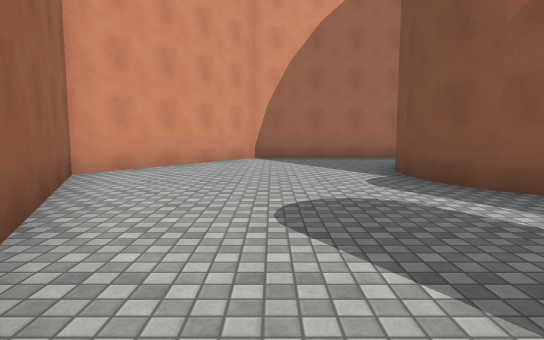
view 1 (above)

21 first-person views from a walk through a 3-D level made in the Unity game engine. The camera is 1.3 m above the floor, tilts 6° down and sees 75° across. The floor is counted in squares, 2 m on a side. Each view is taken from the middle of a square. On the plan, view 1 faces up. The plan holds only what a view shows up to about 10 squares ahead; the rest is blank. The place goes on beyond the plan. The player character is not drawn. Surface patterns are stand-ins for the level's own textures.

view 2
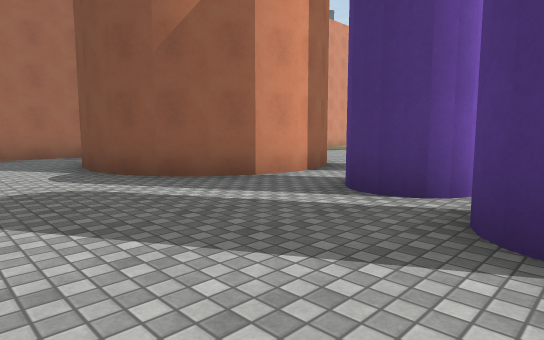

view 3
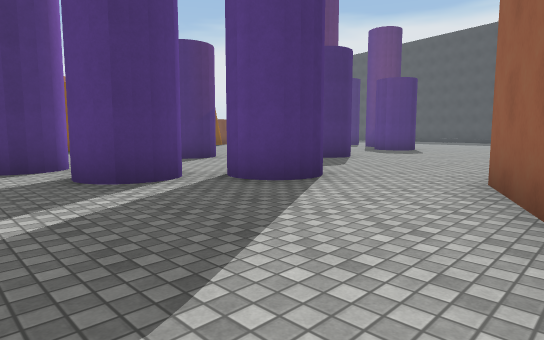

view 4
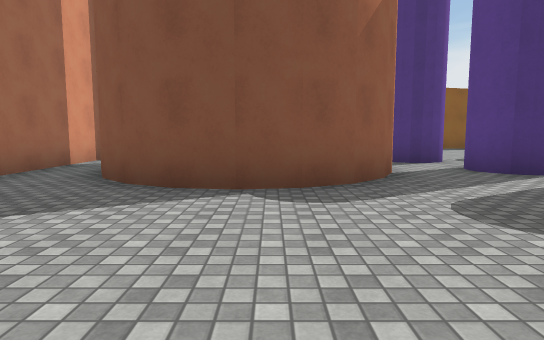

view 5
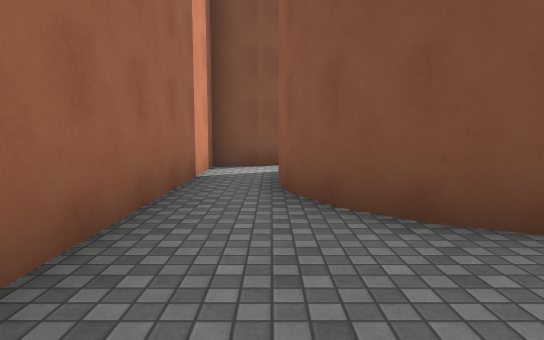

view 6
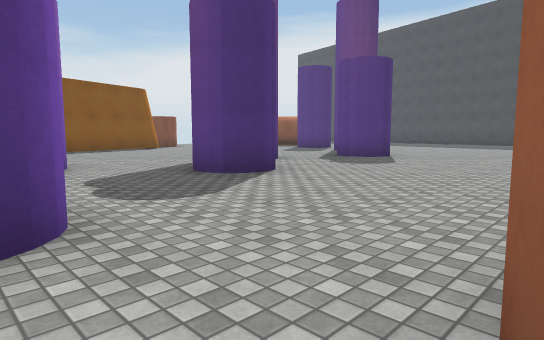

view 7
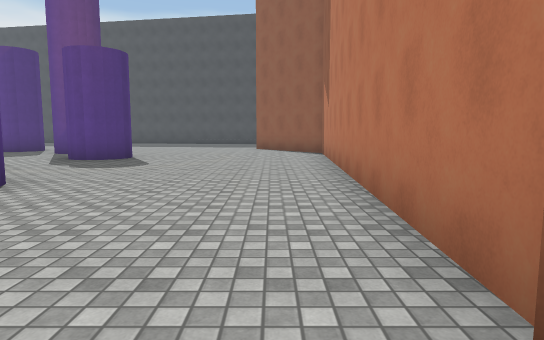

view 8
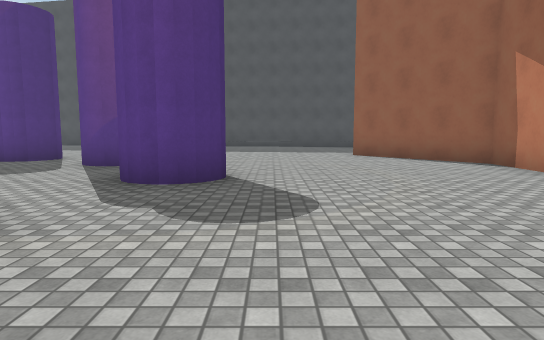

view 9
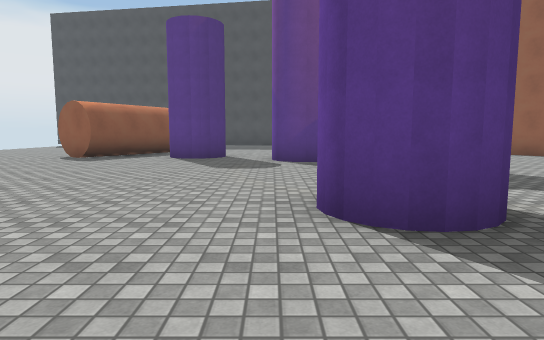

view 10
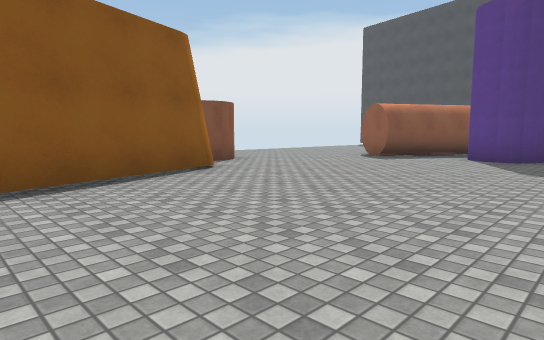

view 11
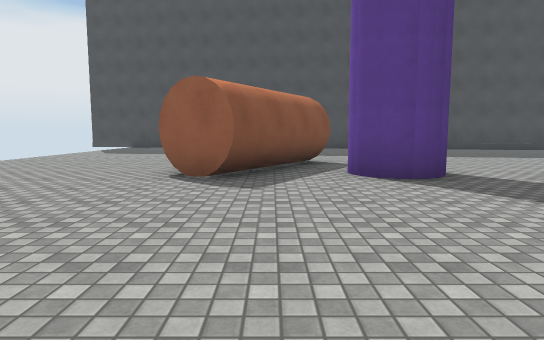

view 12
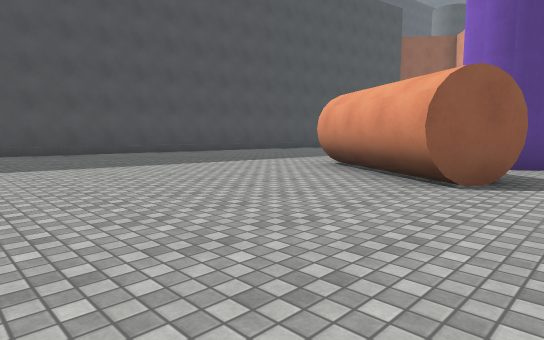

view 13
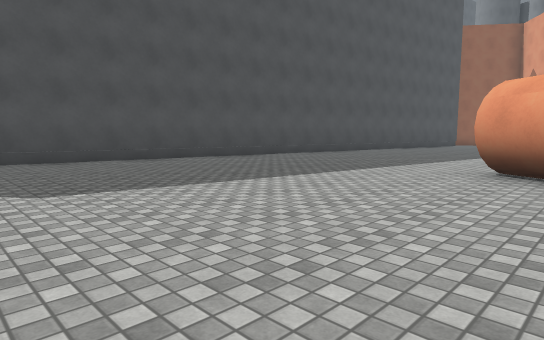

view 14
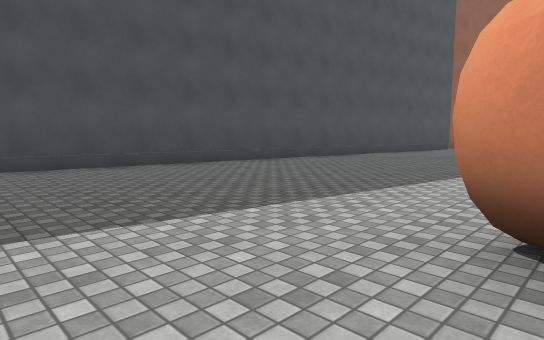

view 15
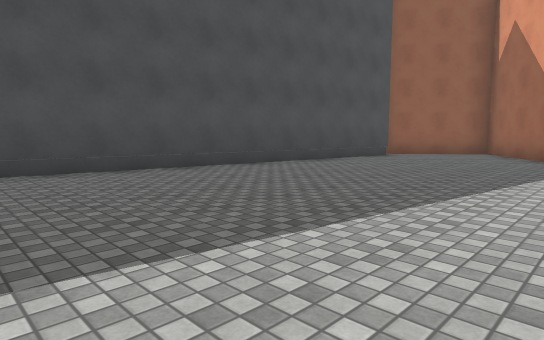

view 16
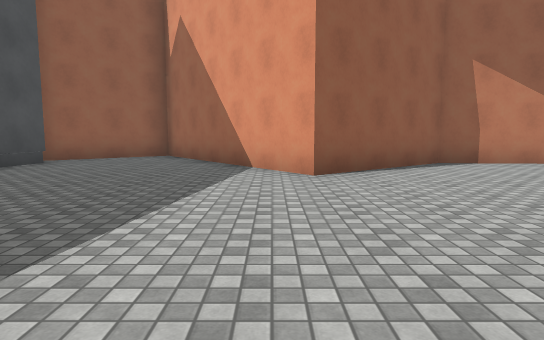

view 17
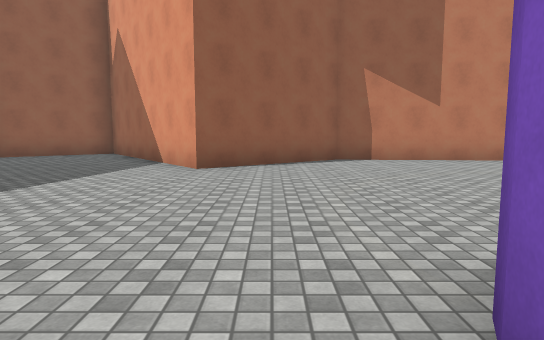

view 18
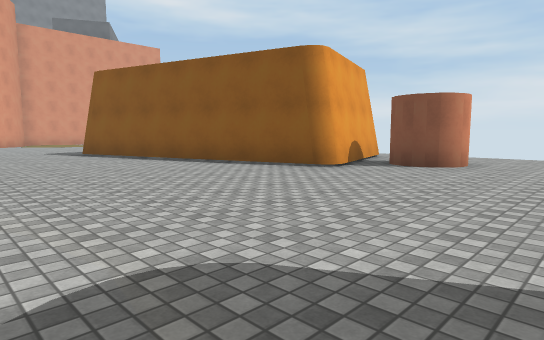

view 19
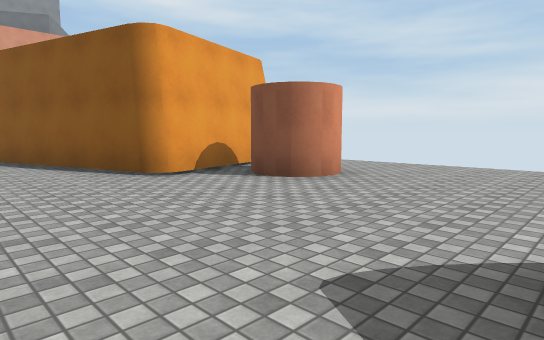

view 20
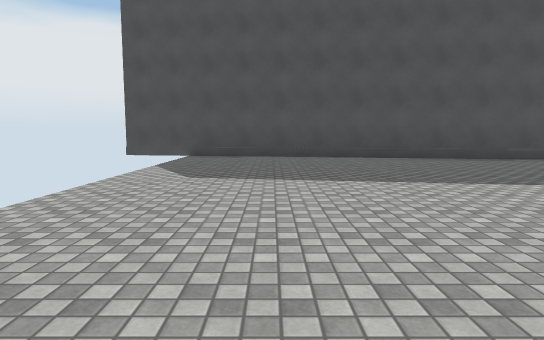

view 21
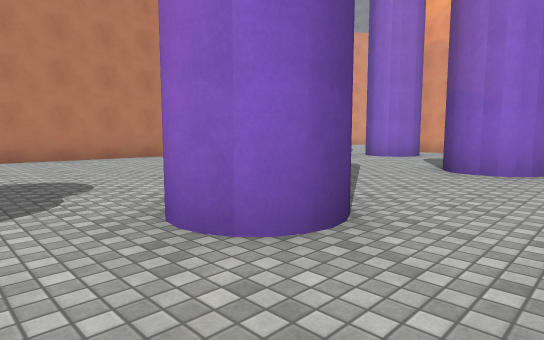

### Floor plan
Key: @ floor where view 1 was taken; # wall or solid block; x gap in a wall; . floor.
Columns run from 3 left of view 1 to 19 right of it. Each row starts with its distance up from view 1.
 10   #########
  9  ##.......#
  8  #........#
  7 ##....###
  6 #....##
  5 #....##
  4 #.....####
  3 ##.....##.
  2  #.......#
  1    ....#x#.
  0   #@...#...
 -1   #...#...   ..#
 -2   ##......##...#
 -3    #...........##
 -4    #............#
 -5   ##....#.......#
 -6   #.............##
 -7   #.......#......####
 -8   #..............#....
 -9   #...............##..
-10   #.....##............
-11   #...................
-12   #.......#...........
-13   #.......#..#..#.....
-14   ##.........#.##.....
-15    ##..........##.....
-16   ##..........##......
-17  ##...................
-18 ##....................
-19 #.....................
-20 #.....................
-21 ##.#..................
-22    #######............
-23          #######......
-24                ########

Positions as (right, up) in squares from view 1, and headings:
1: (0, 0), facing up
2: (0, -1), facing up-right
3: (-1, 3), facing down-right
4: (-2, 5), facing right
5: (0, 8), facing right
6: (0, -1), facing down-right
7: (1, -1), facing down
8: (4, -5), facing down
9: (8, -4), facing down
10: (8, -4), facing down-right
11: (12, -8), facing down
12: (18, -12), facing down-left
13: (18, -15), facing down-left
14: (14, -16), facing down-left
15: (9, -16), facing down-left
16: (7, -16), facing left
17: (8, -14), facing left
18: (8, -12), facing up-right
19: (11, -13), facing up-right
20: (16, -14), facing down
21: (9, -9), facing up-left
